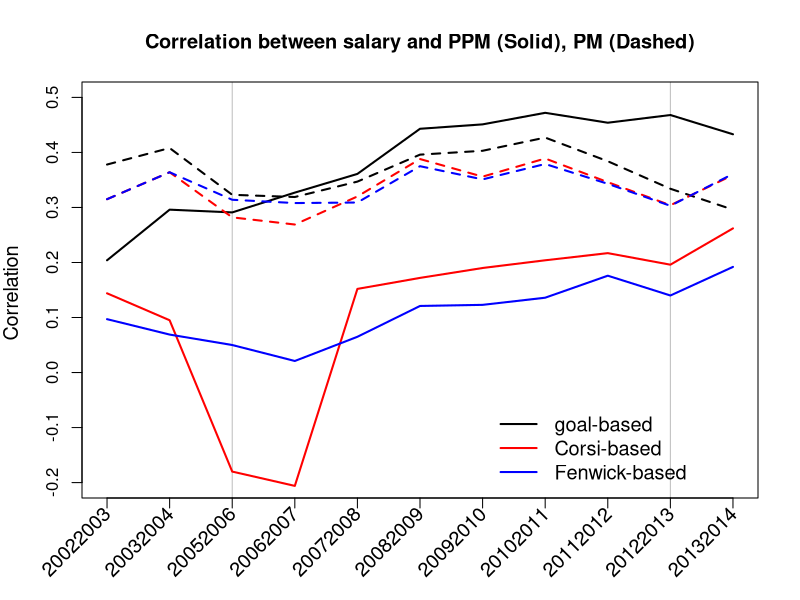
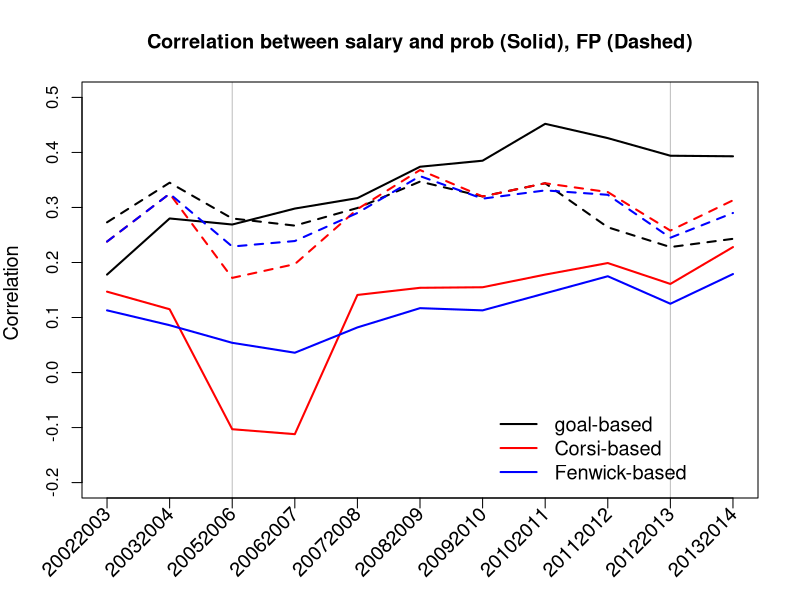
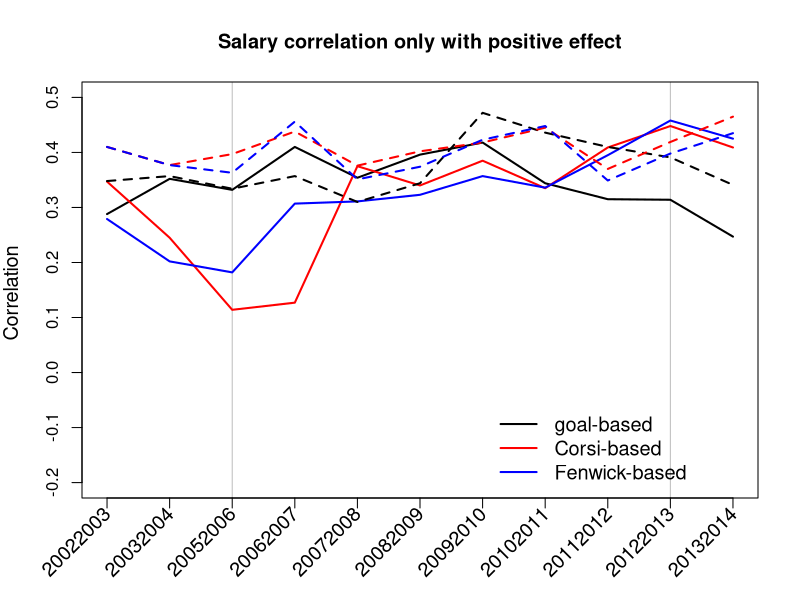
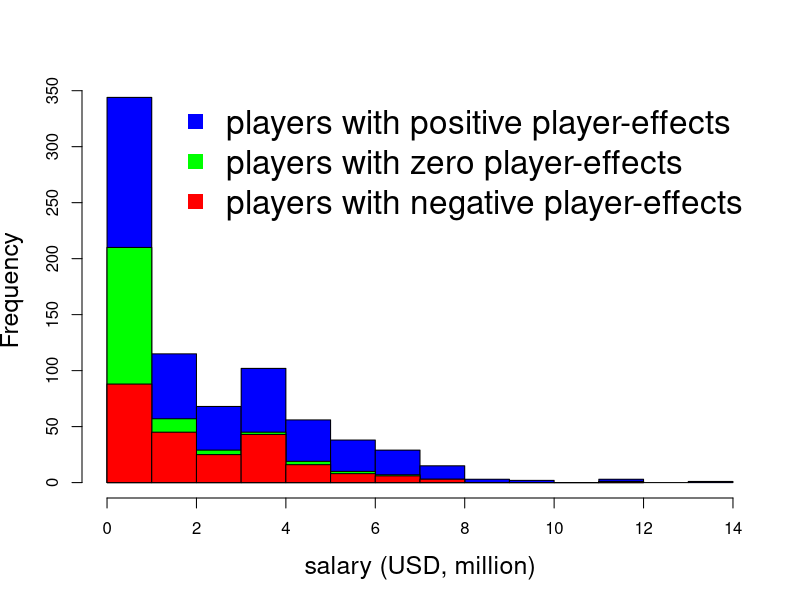
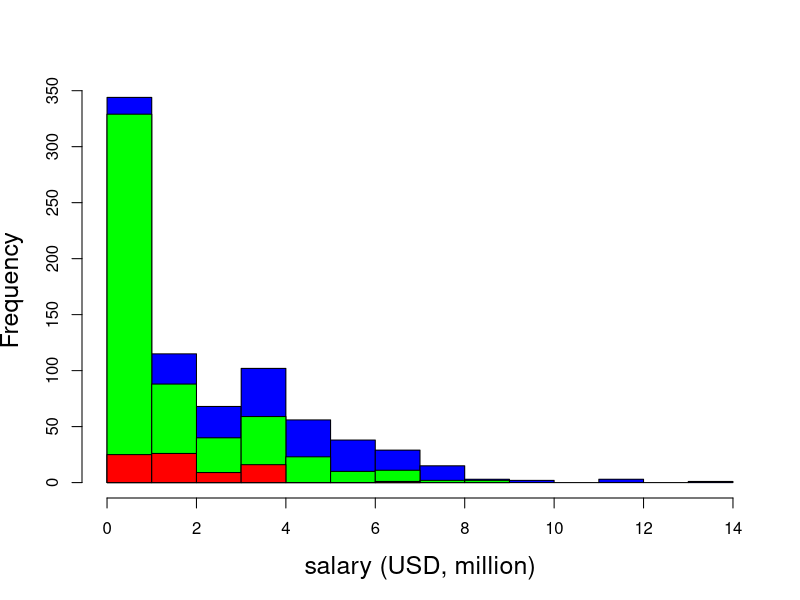
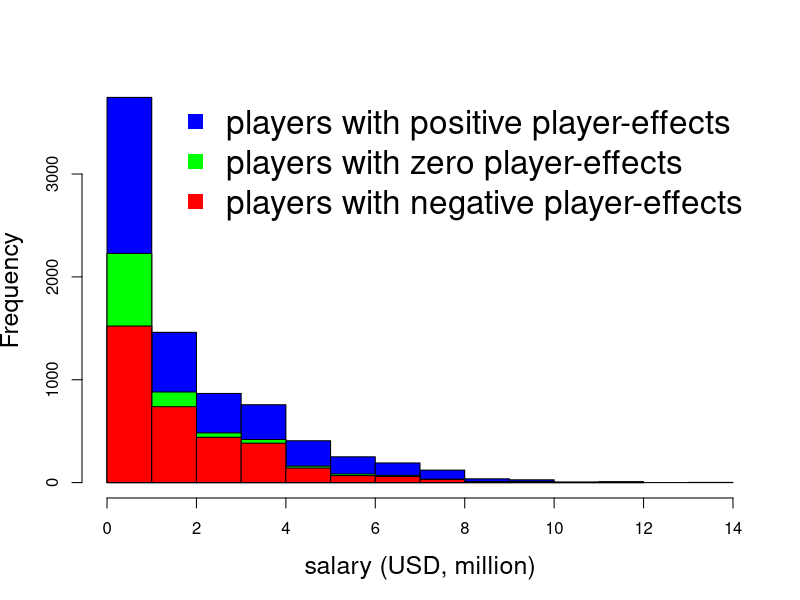
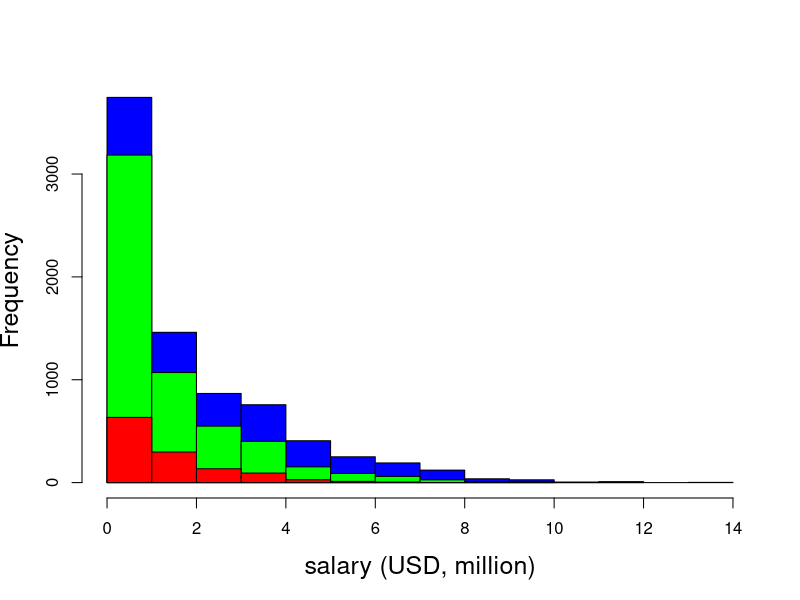

Source code (R) for these figures, in order:
# read salary performance correlations
salcorr_goals <- read.csv("results/salarycorr-goals.csv", row.names=1)
salcorr_corsi <- read.csv("results/salarycorr-corsi.csv", row.names=1)
salcorr_fenwick <- read.csv("results/salarycorr-fenwick.csv", row.names=1)

seasons = rownames(salcorr_goals)[-c(1,2)]

# function to plot correlation btn salary and other statistics
plot.corr <- function(filename, solid, dashed, title, ymin=-0.2, ymax=0.5, x.legend=7, y.legend=-0.05){
  pdf(file=filename, height=6, width=9)
  plot(1:11,salcorr_goals[3:13,solid],"l",lwd=2,ylab="Correlation ",ylim=c(ymin,ymax), xaxt="n", xlab="",
       main=title,panel.first=abline(v=c(3,10),lty=1,col="grey"),cex.main=1.2,cex.lab=1.2)
  lines(1:11,salcorr_corsi[3:13,solid],lwd=2,col="red")
  lines(1:11,salcorr_fenwick[3:13,solid],lwd=2,col="blue")
  lines(1:11,salcorr_goals[3:13,dashed],lwd=2,col="black",lty=2)
  lines(1:11,salcorr_corsi[3:13,dashed],lwd=2,col="red",lty=2)
  lines(1:11,salcorr_fenwick[3:13,dashed],lwd=2,col="blue",lty=2)
  axis(1, at=1:11, labels=FALSE)
  text(x=1:11, y=par()$usr[3]-0.03*(par()$usr[4]-par()$usr[3]),
       labels=seasons,srt=45, adj=1, xpd=TRUE, cex=1.2)
  legend(x.legend,y.legend, legend=c("goal-based", "Corsi-based", "Fenwick-based"), col=c("black","red","blue"), lwd=2, lty=rep(1,3),cex=1.2,bty="n")
  dev.off()
}

################## 1. figure 1.3
# plot correlation btn ppm and salary over seasons
plot.corr(filename="write-up/figures/ppmpmsal-corr-season.pdf", solid="ppm.avg", dashed="pm.avg", 
          title="Correlation between salary and PPM (Solid), PM (Dashed)")
################# 2. alternative to 1.3
## figure 1.4
# salary correlation with prob and FP
plot.corr(filename="write-up/figures/probfpsal-corr-season.pdf", solid="prob.avg", dashed="fp.avg", 
          title="Correlation between salary and prob (Solid), FP (Dashed)")
## figure 1.5
# salary correlation with positive effect
plot.corr(filename="write-up/figures/pos-ppmpmsal-corr-season.pdf", solid="pos.ppm.avg", dashed="pos.pm.avg", 
          title="Salary correlation only with positive effect")

################ 3. players over/under paid






################ 4. histogram of salary
perf <- read.csv("results/performance-salary-todo.csv")
rownames(perf) <- paste(perf$player,perf$season,sep="_")
perf_s <- perf[perf$season=="20132014",]
# histogram of salary in season 20132014
## corsi-based
pdf(file="write-up/figures/salaryhist-1314-corsi.pdf", height=6, width=9)
hist(perf_s$salary,xlab="salary (USD, million)", xlim=c(0,max(perf_s$salary)),col="blue",cex.main=1.2,cex.lab=1.5,main="")
hist(perf_s$salary[perf_s$ppm.corsi<=0],add=TRUE,col="green")
hist(perf_s$salary[perf_s$ppm.corsi<0],add=TRUE,col="red")
legend("topright", legend=c("players with positive player-effects","players with zero player-effects","players with negative player-effects")
       , col=c("blue","green","red"), pch=15, cex=2, bty="n")
dev.off()
## goal-based
pdf(file="write-up/figures/salaryhist-1314-goals.pdf", height=6, width=9)
hist(perf_s$salary,xlab="salary (USD, million)", xlim=c(0,max(perf_s$salary)),col="blue",cex.main=1.2,cex.lab=1.5,main="")
hist(perf_s$salary[perf_s$ppm.goals<=0],add=TRUE,col="green")
hist(perf_s$salary[perf_s$ppm.goals<0],add=TRUE,col="red")
#legend("topright", legend=c("players with positive player-effects","players with zero player-effects","players with negative player-effects")
#       , col=c("blue","green","red"), pch=15, cex=1.2, bty="n")
dev.off()


# histogram of salary for 11 seasons
perf_s <- perf
## corsi-based
pdf(file="write-up/figures/salaryhist-corsi.pdf", height=6, width=9)
hist(perf_s$salary,xlab="salary (USD, million)", xlim=c(0,max(perf_s$salary)),col="blue",cex.main=1.2,cex.lab=1.5,main="")
hist(perf_s$salary[perf_s$ppm.corsi<=0],add=TRUE,col="green")
hist(perf_s$salary[perf_s$ppm.corsi<0],add=TRUE,col="red")
legend("topright", legend=c("players with positive player-effects","players with zero player-effects","players with negative player-effects")
       , col=c("blue","green","red"), pch=15, cex=2, bty="n")
dev.off()
## goal-based
pdf(file="write-up/figures/salaryhist-goals.pdf", height=6, width=9)
hist(perf_s$salary,xlab="salary (USD, million)", xlim=c(0,max(perf_s$salary)),col="blue",cex.main=1.2,cex.lab=1.5,main="")
hist(perf_s$salary[perf_s$ppm.goals<=0],add=TRUE,col="green")
hist(perf_s$salary[perf_s$ppm.goals<0],add=TRUE,col="red")
#legend("topright", legend=c("players with positive player-effects","players with zero player-effects","players with negative player-effects")
#       , col=c("blue","green","red"), pch=15, cex=1.2, bty="n")
dev.off()
